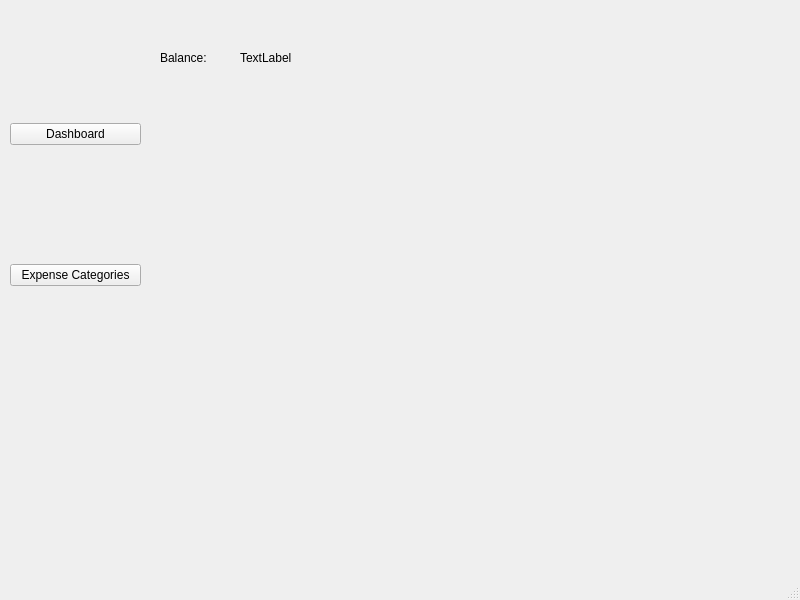
<?xml version="1.0" encoding="UTF-8"?>
<ui version="4.0">
 <class>MainWindow</class>
 <widget class="QMainWindow" name="MainWindow">
  <property name="geometry">
   <rect>
    <x>0</x>
    <y>0</y>
    <width>800</width>
    <height>600</height>
   </rect>
  </property>
  <property name="windowTitle">
   <string>MainWindow</string>
  </property>
  <widget class="QWidget" name="centralwidget">
   <widget class="QWidget" name="verticalLayoutWidget">
    <property name="geometry">
     <rect>
      <x>10</x>
      <y>10</y>
      <width>131</width>
      <height>391</height>
     </rect>
    </property>
    <layout class="QVBoxLayout" name="verticalLayout">
     <item>
      <widget class="QPushButton" name="dashboardButton">
       <property name="text">
        <string>Dashboard</string>
       </property>
      </widget>
     </item>
     <item>
      <widget class="QPushButton" name="categories_button">
       <property name="text">
        <string>Expense Categories</string>
       </property>
      </widget>
     </item>
    </layout>
   </widget>
   <widget class="QLabel" name="balanceLabel">
    <property name="geometry">
     <rect>
      <x>160</x>
      <y>50</y>
      <width>55</width>
      <height>16</height>
     </rect>
    </property>
    <property name="text">
     <string>Balance:</string>
    </property>
   </widget>
   <widget class="QLabel" name="balanceAmountLabel">
    <property name="geometry">
     <rect>
      <x>240</x>
      <y>50</y>
      <width>55</width>
      <height>16</height>
     </rect>
    </property>
    <property name="text">
     <string>TextLabel</string>
    </property>
   </widget>
  </widget>
  <widget class="QMenuBar" name="menubar">
   <property name="geometry">
    <rect>
     <x>0</x>
     <y>0</y>
     <width>800</width>
     <height>26</height>
    </rect>
   </property>
  </widget>
  <widget class="QStatusBar" name="statusbar"/>
 </widget>
 <resources/>
 <connections/>
</ui>
